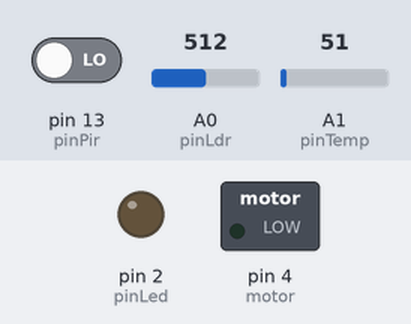
Simulated run of this sketch. Board: Arduino Uno, built with avr-gcc and run on an emulated ATmega328P. Parts: switched loads named in the sketch (green lamp = pin HIGH), output pins drawn as LEDs (lit = HIGH). Inputs (shaded band) come from the test bench; at power-on: A1 (pinTemp) = 51, pin 13 (pinPir) LOW, A0 (pinLdr) = 512. What the sketch prints to the serial monitor is not drawn.

Above: at 1.2 s.
1.3 s: A1 (pinTemp) set to 139
2.8 s: A1 (pinTemp) set to 165
At 4.0 s:
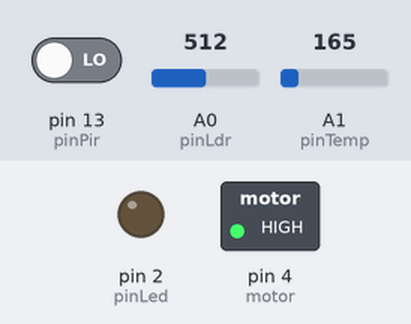
4.3 s: A1 (pinTemp) set to 112
At 5.4 s:
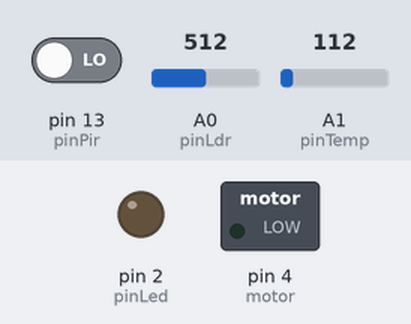
5.8 s: A1 (pinTemp) set to 163
At 6.6 s:
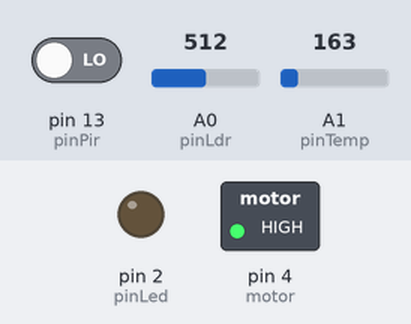
Timing chart, 0 to 8.3 s (numbered marks = the images above; inputs shaded):
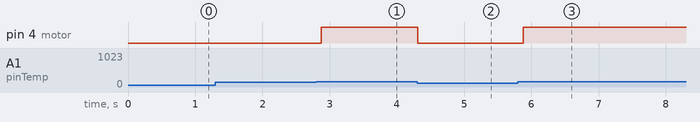

Measured:
- the behaviour switches between 153 and 154 on A1 (pinTemp) (found by bisection; images 0 and 1)
- after the input at 1.3 s, every drawn part: stays the same
- after the input at 2.8 s, pin 4 (motor): LOW → HIGH after 0.07 s
- after the input at 4.3 s, pin 4 (motor): HIGH → LOW at once
- after the input at 5.8 s, pin 4 (motor): LOW → HIGH after 0.08 s

The sketch:

projeto_embarcados_v1.ino
```cpp
/* Criado por Rafael Guedes, Taynara Silva e Adriano Gomes
 *
 * Outubro de 2021
 *
 * Projeto SmartRoom
 */

// Definição dos pinos utilizados
const int pinLed = 2; // Led (lâmpada)
const int pinPir = 13; // Sensor PIR
const int pinLdr = A0; // Pino analógico do LDR
const int pinTemp = A1; // Pino do Sensor de temperatura
const int motor = 4; // Pino transistor e motor

// Pode ser necessário alterar o valor "limite de disparo"
//	para encontrar um valor adequado para ligar e desligar
//  o LED quando "mover a mão" sobre o fotoresistor (LDR)
// Ajustar de acordo com a leitura no Monitor serial
int limiteDisparo = 500;
//int readTemp = 0;


void setup() {
  pinMode(pinLed, OUTPUT); //Led saida (lâmpada)
  pinMode(pinPir, INPUT); //Entrada Movimento
  pinMode(pinLdr, INPUT); //Entrada Luminosidade
  pinMode(motor, OUTPUT); //Motor saída (Ventilador)

  // Utilizado para verificar qual seria melhor valor
  // para limite de disparo
  Serial.begin(9600);
}

void loop() {
  // Fazendo leitura das entradas
  int readMove = digitalRead(pinPir);
  int readLumis = analogRead(pinLdr);
  // Leitura e conversão da temperatura para Celsius
  int readTemp = -40 + 0.488155 * (analogRead(pinTemp) - 20);

  if((readMove == HIGH) && (readLumis < limiteDisparo)){
    digitalWrite(pinLed, HIGH);
    delay(2000); //2 segundos apenas para teste
    digitalWrite(pinLed, LOW);
  }
  else{
    digitalWrite(pinLed, LOW);
  }

  if (readTemp >= 25 || readMove == HIGH)
    digitalWrite(motor, HIGH);
  else
  	if(readTemp <=19 && readMove == LOW)
	  digitalWrite(motor, LOW);

  // Imprime as leituras atuais no monitor serial
  Serial.print ("Leitura do sensor PIR: ");
  Serial.println(readLumis);
  delay(130);
}
```
